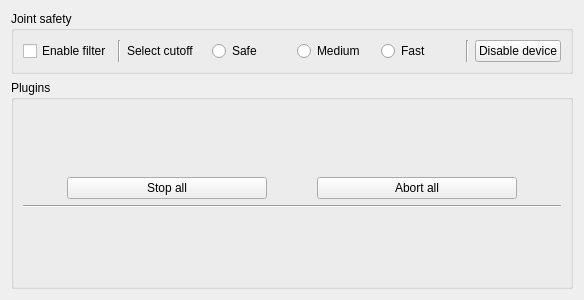
<?xml version="1.0" encoding="UTF-8"?>
<ui version="4.0">
 <class>Form</class>
 <widget class="QWidget" name="Form">
  <property name="geometry">
   <rect>
    <x>0</x>
    <y>0</y>
    <width>584</width>
    <height>300</height>
   </rect>
  </property>
  <property name="windowTitle">
   <string>Form</string>
  </property>
  <layout class="QVBoxLayout" name="verticalLayout" stretch="0,1">
   <item>
    <layout class="QHBoxLayout" name="horizontalLayout_3">
     <item>
      <widget class="QGroupBox" name="groupBox_2">
       <property name="title">
        <string>Joint safety</string>
       </property>
       <layout class="QHBoxLayout" name="horizontalLayout_4">
        <item>
         <widget class="QCheckBox" name="enableFilter">
          <property name="text">
           <string>Enable filter</string>
          </property>
         </widget>
        </item>
        <item>
         <widget class="Line" name="line_2">
          <property name="orientation">
           <enum>Qt::Vertical</enum>
          </property>
         </widget>
        </item>
        <item>
         <widget class="QLabel" name="label">
          <property name="text">
           <string>Select cutoff</string>
          </property>
         </widget>
        </item>
        <item>
         <widget class="QRadioButton" name="safeBtn">
          <property name="text">
           <string>Safe</string>
          </property>
         </widget>
        </item>
        <item>
         <widget class="QRadioButton" name="mediumBtn">
          <property name="text">
           <string>Medium</string>
          </property>
         </widget>
        </item>
        <item>
         <widget class="QRadioButton" name="fastBtn">
          <property name="text">
           <string>Fast</string>
          </property>
         </widget>
        </item>
        <item>
         <widget class="Line" name="line">
          <property name="orientation">
           <enum>Qt::Vertical</enum>
          </property>
         </widget>
        </item>
        <item>
         <widget class="QPushButton" name="disableEnableBtn">
          <property name="text">
           <string>Disable device</string>
          </property>
         </widget>
        </item>
       </layout>
      </widget>
     </item>
    </layout>
   </item>
   <item>
    <widget class="QGroupBox" name="groupBox">
     <property name="title">
      <string>Plugins</string>
     </property>
     <layout class="QVBoxLayout" name="verticalLayout_3">
      <item>
       <layout class="QVBoxLayout" name="pluginsLayout">
        <item>
         <layout class="QHBoxLayout" name="horizontalLayout_5">
          <item>
           <widget class="QPushButton" name="stopAllBtn">
            <property name="maximumSize">
             <size>
              <width>200</width>
              <height>16777215</height>
             </size>
            </property>
            <property name="text">
             <string>Stop all</string>
            </property>
            <property name="default">
             <bool>false</bool>
            </property>
            <property name="flat">
             <bool>false</bool>
            </property>
           </widget>
          </item>
          <item>
           <widget class="QPushButton" name="abortAllBtn">
            <property name="maximumSize">
             <size>
              <width>200</width>
              <height>16777215</height>
             </size>
            </property>
            <property name="text">
             <string>Abort all</string>
            </property>
            <property name="default">
             <bool>false</bool>
            </property>
            <property name="flat">
             <bool>false</bool>
            </property>
           </widget>
          </item>
         </layout>
        </item>
        <item>
         <widget class="Line" name="line_3">
          <property name="orientation">
           <enum>Qt::Horizontal</enum>
          </property>
         </widget>
        </item>
       </layout>
      </item>
     </layout>
    </widget>
   </item>
  </layout>
 </widget>
 <resources/>
 <connections/>
</ui>
